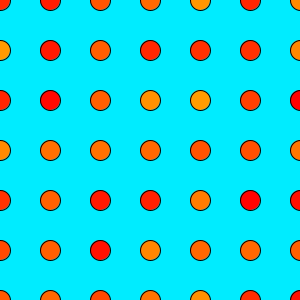
Frame 1 (no input)
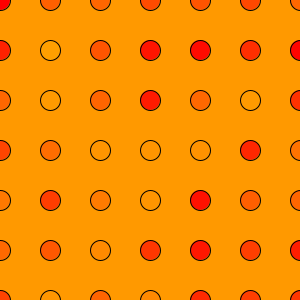
Frame 60 (the mouse pressed at the canvas centre just before this capture)
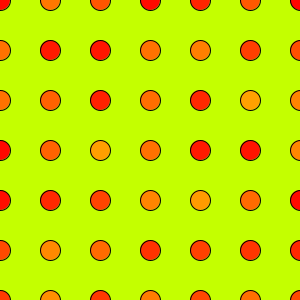
Frame 120 (the mouse held since frame 60 and released just before this capture)

The Processing sketch that drew these frames (run headless with seeded random() and noise(); from frame 60 on, the mouse is pressed at the canvas centre):

// Processing sketch: processing_186635
// ── processing_186635.pde

void setup() {
size(300,300);
colorMode(HSB);}
 
void draw(){
  float b=random(202);
  background(b,255,255);
  for (int x = 0;x<50;x++) {
  for (int y = 0;y<50;y++) {
   float a=random(27);
   fill(a,255,255);
   ellipse(x*50,y*50,20,20);
  }
  }  
  }
